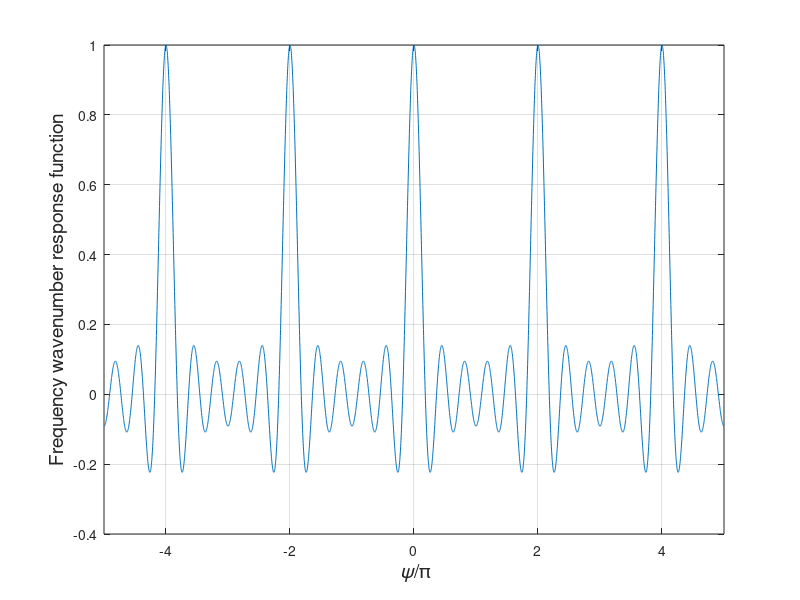
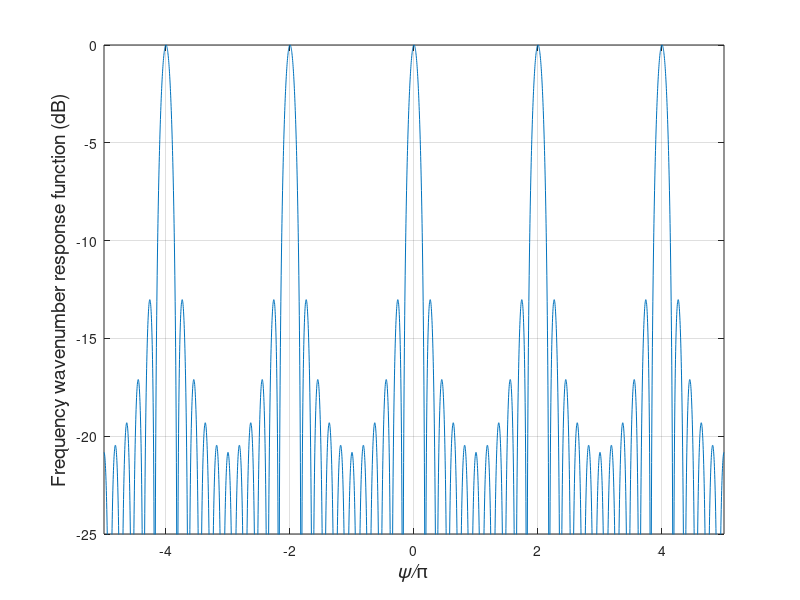

Recreate these plots in MATLAB, in order.
%%%%%%%%%%%%%%%%%%%%%%%%%%%%%%%%
% Figure 2.15 & 2.16
% Beampattern of uniformly weighted linear array
% Xiaomin Lu
% Updated 1/5/99
% Last updated  by K. Bell 7/22/01, 10/4/01
%%%%%%%%%%%%%%%%%%%%%%%%%%%%%%%%

clear all
close all

N = 11;				% 11 elements
% Note, Eq. (2.92) is in fact the standard Dirichlet function
% beam = diric(psi, N);
% if you don't have the signal processing toolbox, this does the same thing
psi = (-5:1/400:5)*pi;
beam = zeros(1,length(psi(:)));
y=sin(.5*psi);
i=find(abs(y)>1e-12);            % set where x is not divisible by 2 pi
j=1:length(psi(:));
j(i)=[];                         % complement set
beam(i)=sin((N/2)*psi(i))./(N*y(i));
beam(j)=sign(cos(psi(j)*((N+1)/2)));

plot(psi/pi, beam)
grid
xlabel('{\it \psi}/\pi','Fontsize',14)
ylabel('Frequency wavenumber response function','Fontsize',14)
axis([-5 5 -0.4 1])

figure
beam = 20*log10(abs(beam));
plot(psi/pi,beam);
xlabel('{\it\psi/}\pi','Fontsize',14)
ylabel('Frequency wavenumber response function (dB)','Fontsize',14)
axis([-5 5 -25 0])
grid
